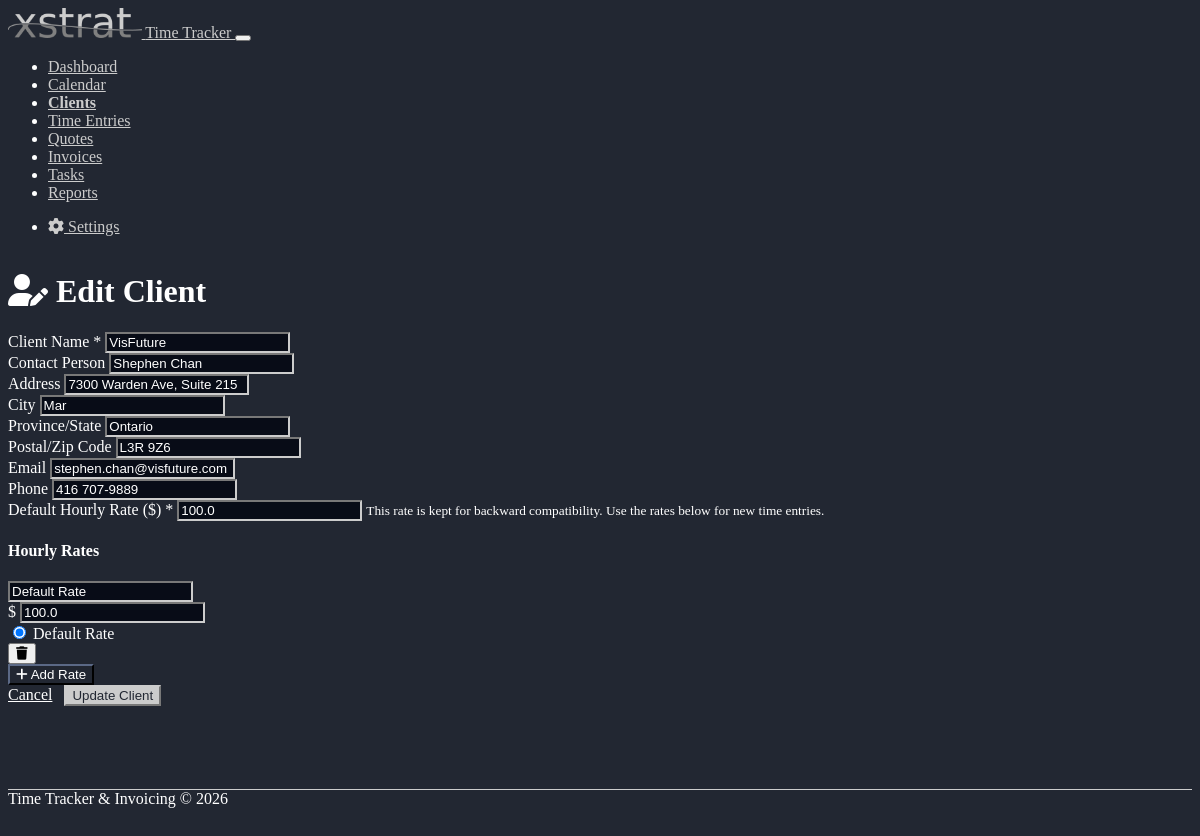
/clients/1/edit, run on the app's committed database.
### models.py (models this page shows, shortened)
class Client(db.Model):
    id = db.Column(db.Integer, primary_key=True)
    name = db.Column(db.String(100), nullable=False)
    address = db.Column(db.Text, nullable=True)
    city = db.Column(db.String(50), nullable=True)
    province = db.Column(db.String(50), nullable=True)
    postal_code = db.Column(db.String(20), nullable=True)
    phone = db.Column(db.String(20), nullable=True)
    email = db.Column(db.String(100), nullable=True)
    contact_person = db.Column(db.String(100), nullable=True)
    hourly_rate = db.Column(db.Float, nullable=False, default=0.0)  # Kept for backward compatibility
    time_entries = db.relationship('TimeEntry', backref='client', lazy=True, cascade="all, delete-orphan")
    invoices = db.relationship('Invoice', backref='client', lazy=True, cascade="all, delete-orphan")
    hourly_rates = db.relationship('HourlyRate', backref='client', lazy=True, cascade="all, delete-orphan")
    created_at = db.Column(db.DateTime, default=datetime.utcnow)
    updated_at = db.Column(db.DateTime, default=datetime.utcnow, onupdate=datetime.utcnow)

class HourlyRate(db.Model):
    id = db.Column(db.Integer, primary_key=True)
    client_id = db.Column(db.Integer, db.ForeignKey('client.id'), nullable=False)
    name = db.Column(db.String(100), nullable=False)  # Name/description of the rate
    rate = db.Column(db.Float, nullable=False)
    is_default = db.Column(db.Boolean, default=False)
    created_at = db.Column(db.DateTime, default=datetime.utcnow)
    updated_at = db.Column(db.DateTime, default=datetime.utcnow, onupdate=datetime.utcnow)

### routes.py (the view, shortened to what this page needs)
@app.route('/clients/<int:client_id>/edit', methods=['GET', 'POST'])
def edit_client(client_id):
    client = Client.query.get_or_404(client_id)
    return render_template('edit_client.html', client=client)

### routes.py (called while the page is built)
@app.context_processor
def utility_processor():
    def current_year():
        return datetime.now().year
    return dict(current_year=current_year)

### templates/edit_client.html (shortened to what this page needs)
{% extends 'layout.html' %}
{% block content %}
<div class="row mb-4">
    <div class="col-md-12">
        <h1><i class="fas fa-user-edit"></i> Edit Client</h1>
    </div>
</div>
<div class="row">
    <div class="col-md-12">
        <div class="card">
            <div class="card-body">
                <form method="post" action="{{ url_for('edit_client', client_id=client.id) }}">
                    <div class="row mb-3">
                        <div class="col-md-6">
                            <label for="name" class="form-label">Client Name *</label>
                            <input type="text" class="form-control" id="name" name="name" value="{{ client.name }}" required>
                        </div>
                        <div class="col-md-6">
                            <label for="contact_person" class="form-label">Contact Person</label>
                            <input type="text" class="form-control" id="contact_person" name="contact_person" value="{{ client.contact_person or '' }}">
                        </div>
                    </div>
                    <div class="row mb-3">
                        <div class="col-md-12">
                            <label for="address" class="form-label">Address</label>
                            <input type="text" class="form-control" id="address" name="address" value="{{ client.address or '' }}">
                        </div>
                    </div>
                    <div class="row mb-3">
                        <div class="col-md-4">
                            <label for="city" class="form-label">City</label>
                            <input type="text" class="form-control" id="city" name="city" value="{{ client.city or '' }}">
                        </div>
                        <div class="col-md-4">
                            <label for="province" class="form-label">Province/State</label>
                            <input type="text" class="form-control" id="province" name="province" value="{{ client.province or '' }}">
                        </div>
                        <div class="col-md-4">
                            <label for="postal_code" class="form-label">Postal/Zip Code</label>
                            <input type="text" class="form-control" id="postal_code" name="postal_code" value="{{ client.postal_code or '' }}">
                        </div>
                    </div>
                    <div class="row mb-3">
                        <div class="col-md-6">
                            <label for="email" class="form-label">Email</label>
                            <input type="email" class="form-control" id="email" name="email" value="{{ client.email or '' }}">
                        </div>
                        <div class="col-md-6">
                            <label for="phone" class="form-label">Phone</label>
                            <input type="tel" class="form-control" id="phone" name="phone" value="{{ client.phone or '' }}">
                        </div>
                    </div>
                    <div class="row mb-3">
                        <div class="col-md-6">
                            <label for="hourly_rate" class="form-label">Default Hourly Rate ($) *</label>
                            <input type="number" min="0" step="0.01" class="form-control" id="hourly_rate" name="hourly_rate" value="{{ client.hourly_rate }}" required>
                            <small class="text-muted">This rate is kept for backward compatibility. Use the rates below for new time entries.</small>
                        </div>
                    </div>
                    <div class="row mb-3">
                        <div class="col-md-12">
                            <h4>Hourly Rates</h4>
                            <div id="hourly-rates-container">
                                {% for rate in client.hourly_rates %}
                                <div class="row mb-2 hourly-rate-row">
                                    <div class="col-md-4">
                                        <input type="text" class="form-control" name="rate_names[]" placeholder="Rate Name" value="{{ rate.name }}" required>
                                    </div>
                                    <div class="col-md-3">
                                        <div class="input-group">
                                            <span class="input-group-text">$</span>
                                            <input type="number" min="0" step="0.01" class="form-control" name="rate_values[]" placeholder="0.00" value="{{ rate.rate }}" required>
                                        </div>
                                    </div>
                                    <div class="col-md-3">
                                        <div class="form-check">
                                            <input class="form-check-input default-rate-checkbox" type="radio" name="default_rate" value="{{ loop.index0 }}" {% if rate.is_default %}checked{% endif %}>
                                            <label class="form-check-label">Default Rate</label>
                                        </div>
                                    </div>
                                    <div class="col-md-2">
                                        <button type="button" class="btn btn-danger btn-sm remove-rate"><i class="fas fa-trash"></i></button>
                                    </div>
                                </div>
                                {% else %}
                                <div class="alert alert-info">No hourly rates defined yet. Add your first rate below.</div>
                                {% endfor %}
                            </div>
                            <button type="button" id="add-rate-btn" class="btn btn-secondary mt-2">
                                <i class="fas fa-plus"></i> Add Rate
                            </button>
                        </div>
                    </div>
                    <div class="text-end">
                        <a href="{{ url_for('clients') }}" class="btn btn-secondary">Cancel</a>
                        <button type="submit" class="btn btn-primary">Update Client</button>
                    </div>
                </form>
            </div>
        </div>
    </div>
</div>
{% endblock %}

### static/css/custom.css (style rules this page uses)
:root { --primary-color: #222732; --secondary-color: #cccccc; --white-color: #ffffff; --bs-primary: var(--primary-color); --bs-secondary: var(--secondary-color); }
.btn-primary { background-color: var(--secondary-color) !important; border-color: var(--secondary-color) !important; color: var(--primary-color) !important; }
.btn-secondary { background-color: var(--primary-color) !important; border-color: var(--primary-color) !important; color: var(--white-color) !important; }
.card { background-color: var(--primary-color) !important; border-color: var(--secondary-color) !important; }
a { color: var(--secondary-color); }
.form-control, .form-select { background-color: rgb(8, 12, 23) !important; border-color: var(--secondary-color) !important; color: white !important; }
body { padding-bottom: 70px; }
.card { margin-bottom: 1.5rem; }
.btn + .btn { margin-left: 0.5rem; }
html, body { min-height: 100vh; }
body { display: flex; flex-direction: column; }

### data on the page
Client: name "VisFuture", contact_person "Shephen Chan", address "7300 Warden Ave, Suite 215", city "Mar", province "Ontario", postal_code "L3R 9Z6", email "stephen.chan@visfuture.com", phone "416 707-9889", hourly_rate "100.0"
HourlyRate: name "Default Rate", rate "100.0", is_default "☑"

### other printed values
{{ current_year() }} "2026"
